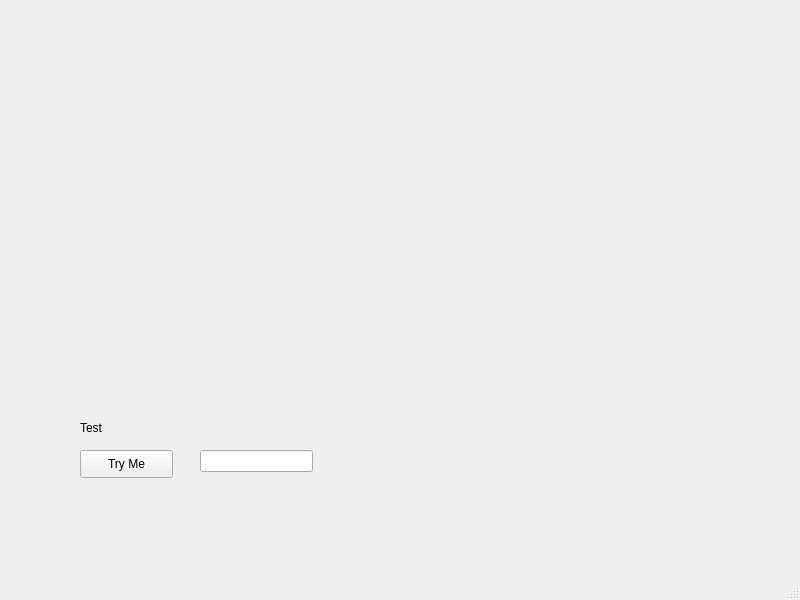
<?xml version="1.0" encoding="UTF-8"?>
<ui version="4.0">
 <class>MainWindow</class>
 <widget class="QMainWindow" name="MainWindow">
  <property name="geometry">
   <rect>
    <x>0</x>
    <y>0</y>
    <width>800</width>
    <height>600</height>
   </rect>
  </property>
  <property name="windowTitle">
   <string>MainWindow</string>
  </property>
  <widget class="QWidget" name="centralwidget">
   <widget class="QPushButton" name="cmdTryMe">
    <property name="geometry">
     <rect>
      <x>80</x>
      <y>450</y>
      <width>93</width>
      <height>28</height>
     </rect>
    </property>
    <property name="text">
     <string>Try Me</string>
    </property>
   </widget>
   <widget class="QLineEdit" name="txtOut">
    <property name="geometry">
     <rect>
      <x>200</x>
      <y>450</y>
      <width>113</width>
      <height>22</height>
     </rect>
    </property>
   </widget>
   <widget class="QLabel" name="label">
    <property name="geometry">
     <rect>
      <x>80</x>
      <y>420</y>
      <width>53</width>
      <height>16</height>
     </rect>
    </property>
    <property name="text">
     <string>Test</string>
    </property>
   </widget>
  </widget>
  <widget class="QMenuBar" name="menubar">
   <property name="geometry">
    <rect>
     <x>0</x>
     <y>0</y>
     <width>800</width>
     <height>26</height>
    </rect>
   </property>
  </widget>
  <widget class="QStatusBar" name="statusbar"/>
 </widget>
 <resources/>
 <connections/>
</ui>
